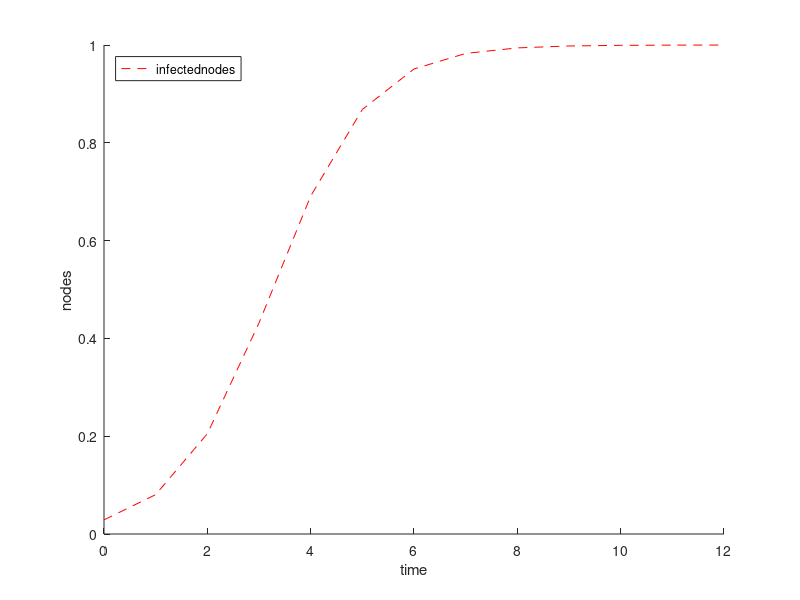

Recreate this plot in MATLAB.
I0=0.01;
beta=0.27;
k=4;
I= zeros(1,13);
time=0:12;
t=1;
for i=1:13
    Infectednodes = ((I0)* (exp((beta)*k*t)))/(1-(I0)+(I0)* (exp((beta)*k*t)));
    t=t+1;
    I(1,i)=Infectednodes;
end
hold on;
plot(time,I,'--r');
legend('infectednodes','Location','northwest');
xlabel('time');
ylabel('nodes');
